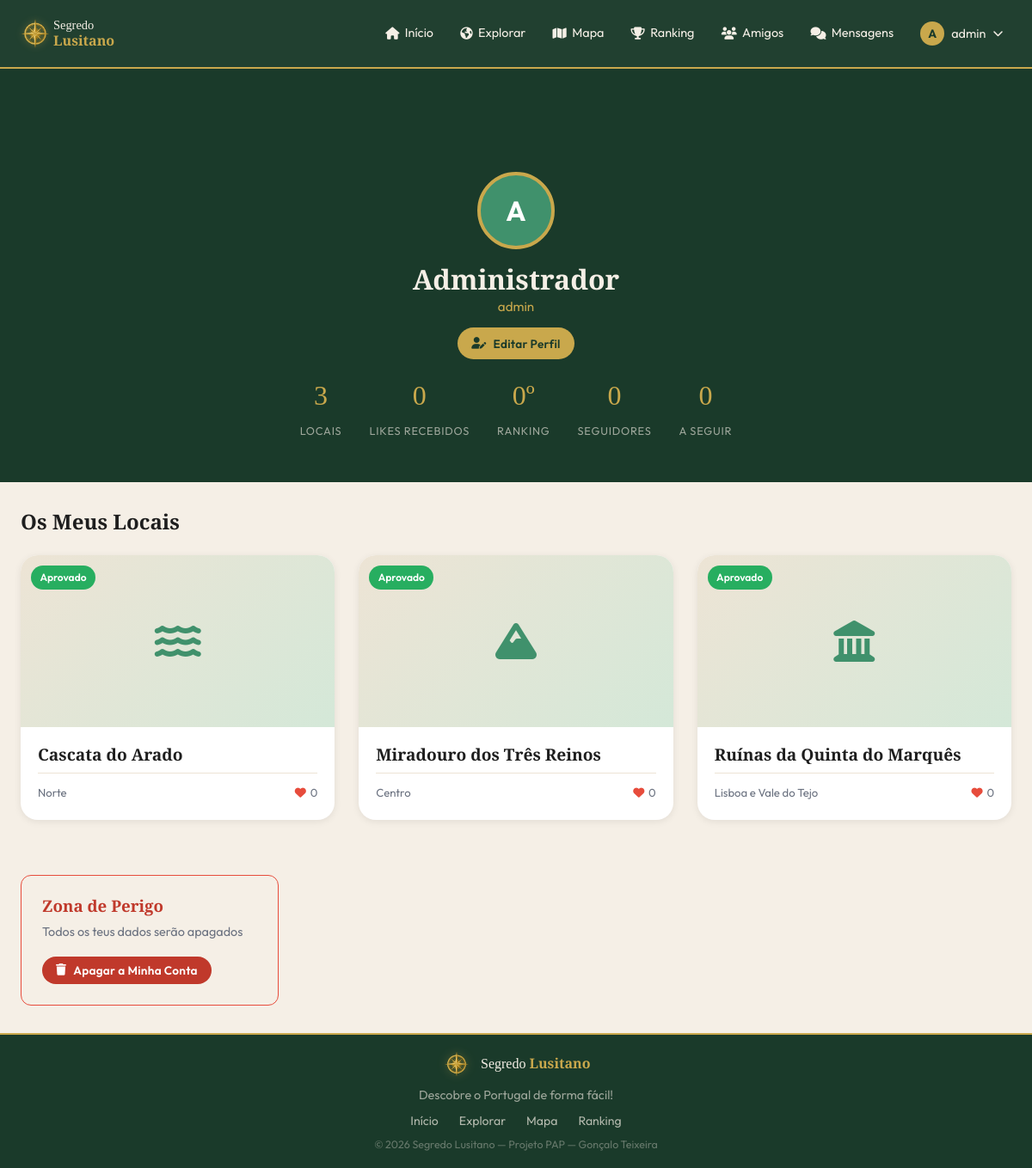
The app's page /pages/perfil.php (signed in) with its own data.
### tables this page shows
CREATE TABLE utilizadores (
    id INT AUTO_INCREMENT PRIMARY KEY,
    nome VARCHAR(100) NOT NULL,
    username VARCHAR(50) NOT NULL UNIQUE,
    email VARCHAR(150) NOT NULL UNIQUE,
    password VARCHAR(255) NOT NULL,
    avatar VARCHAR(255) DEFAULT NULL,
    bio TEXT DEFAULT NULL,
    pontos INT DEFAULT 0,
    role ENUM('user','admin', '[deleted]') DEFAULT 'user',
    ativo TINYINT(1) DEFAULT 1,
    verificado TINYINT(1) DEFAULT 0,
    privado TINYINT(1) DEFAULT 0,
    tipo_auth ENUM('email','google','github') DEFAULT 'email',
    criado_em DATETIME DEFAULT CURRENT_TIMESTAMP
);

CREATE TABLE locais (
    id INT AUTO_INCREMENT PRIMARY KEY,
    utilizador_id INT NOT NULL,
    categoria_id INT NOT NULL,
    regiao_id INT NOT NULL,
    nome VARCHAR(150) NOT NULL,
    descricao TEXT NOT NULL,
    latitude DECIMAL(10,7) NOT NULL,
    longitude DECIMAL(10,7) NOT NULL,
    dificuldade ENUM('facil','medio','dificil') DEFAULT 'medio',
    foto_capa VARCHAR(255) DEFAULT NULL,
    estado ENUM('pendente','aprovado','rejeitado') DEFAULT 'aprovado',
    bloqueado TINYINT(1) DEFAULT 0,
    vistas INT DEFAULT 0,
    criado_em DATETIME DEFAULT CURRENT_TIMESTAMP,
    FOREIGN KEY (utilizador_id) REFERENCES utilizadores(id) ON DELETE CASCADE,
    FOREIGN KEY (categoria_id)  REFERENCES categorias(id) ON DELETE RESTRICT,
    FOREIGN KEY (regiao_id)     REFERENCES regioes(id) ON DELETE RESTRICT
);

CREATE TABLE categorias (
    id INT AUTO_INCREMENT PRIMARY KEY,
    nome VARCHAR(80) NOT NULL,
    icone VARCHAR(50) DEFAULT 'fas fa-map-pin'
);

CREATE TABLE regioes (
    id INT AUTO_INCREMENT PRIMARY KEY,
    nome VARCHAR(80) NOT NULL
);

### includes/config.php (called while the page is built, shortened)
<?php
function db(): PDO {
    static $pdo = null;
    if ($pdo === null) {
        $dsn = 'mysql:host=' . DB_HOST . ';dbname=' . DB_NAME . ';charset=utf8mb4';
        $options = [
            PDO::ATTR_ERRMODE            => PDO::ERRMODE_EXCEPTION,
            PDO::ATTR_DEFAULT_FETCH_MODE => PDO::FETCH_ASSOC,
            PDO::ATTR_EMULATE_PREPARES   => false,
        ];
        $pdo = new PDO($dsn, DB_USER, DB_PASS, $options);
    }
    return $pdo;
}

### includes/auth.php (called while the page is built, shortened)
<?php
require_once __DIR__ . '/config.php';
function auth_user(): ?array {
    static $cache = null;
    if ($cache) return $cache;
    $st = db()->prepare('SELECT * FROM utilizadores WHERE id = ? AND ativo = 1');
    $st->execute([$_SESSION['user_id']]);
    $cache = $st->fetch() ?: null;
    return $cache;
}
function h(string $s): string {
    return htmlspecialchars($s, ENT_QUOTES, 'UTF-8');
}

### includes/functions.php (called while the page is built, shortened)
<?php
require_once __DIR__ . '/config.php';
require_once __DIR__ . '/auth.php';
function local_nome_publico(array $local): string {
    return ((int)($local['bloqueado'] ?? 0) === 1) ? '[removed]' : (string)$local['nome'];
}

### pages/perfil.php (the view, shortened to what this page needs)
<?php
require_once dirname(__DIR__) . '/includes/functions.php';
$user_auth = auth_user();
$id = (int)($_GET['id'] ?? ($user_auth['id'] ?? 0));
$st = db()->prepare('SELECT * FROM utilizadores WHERE id = ? AND ativo = 1');
$st->execute([$id]);
$perfil = $st->fetch();
$is_own = $user_auth && $user_auth['id'] == $id;
$st2 = db()->prepare(
    'SELECT l.*, c.nome AS categoria_nome, c.icone AS categoria_icone, r.nome AS regiao_nome,
            u.username, u.nome AS autor_nome,
            (SELECT COUNT(*) FROM likes WHERE local_id = l.id) AS total_likes,
            (SELECT COUNT(*) FROM comentarios WHERE local_id = l.id) AS total_comentarios
     FROM locais l
     JOIN categorias c ON c.id = l.categoria_id
     JOIN regioes r    ON r.id = l.regiao_id
     JOIN utilizadores u ON u.id = l.utilizador_id
     WHERE l.utilizador_id = ?' . (($user_auth && ($user_auth['id'] == $id || is_admin())) ? '' : ' AND l.estado = "aprovado"') . '
     ORDER BY l.criado_em DESC'
);
$st2->execute([$id]);
$locais_perfil = $st2->fetchAll();
$total_likes = 0;
foreach ($locais_perfil as $lp) $total_likes += $lp['total_likes'];
$st3 = db()->prepare('SELECT COUNT(*) FROM utilizadores WHERE id <= ? AND ativo = 1 AND role = "user"');
$st3->execute([$id]);
$rank_pos = (int)$st3->fetchColumn();
$st_seg = db()->prepare('SELECT COUNT(*) FROM seguidores WHERE seguido_id = ?');
$st_seg->execute([$id]);
$total_seguidores = (int)$st_seg->fetchColumn();
$st_seg2 = db()->prepare('SELECT COUNT(*) FROM seguidores WHERE seguidor_id = ?');
$st_seg2->execute([$id]);
$total_seguidos = (int)$st_seg2->fetchColumn();
$ja_segue = false;
include dirname(__DIR__) . '/includes/header.php';
?>
<div class="page-content">
<div class="perfil-hero">
  <div class="perfil-avatar">
    <?php if ($perfil['avatar']): ?>
      <img src="<?= SITE_URL ?>/uploads/locais/<?= h($perfil['avatar']) ?>" alt="">
    <?php else: ?>
      <?= mb_strtoupper(mb_substr($perfil['username'],0,1)) ?>
    <?php endif; ?>
  </div>
  <h1 class="perfil-nome"><?= h($perfil['nome']) ?></h1>
    <p class="perfil-username"><?= h($perfil['username']) ?><?php if ($perfil['role'] !== 'admin'): ?>&middot; Explorador nº <?= $rank_pos ?><?php endif; ?></p>
  <?php if ($user_auth && !$is_own): ?>
    <div style="margin-bottom:1rem;">
      <button id="btn-seguir"
              data-id="<?= $id ?>"
              data-seguindo="<?= $ja_segue ? '1' : '0' ?>"
              class="btn btn-sm <?= $ja_segue ? '' : 'btn-primary' ?>"
              style="<?= $ja_segue ? 'border:1.5px solid var(--creme-escuro);color:var(--texto-muted);' : '' ?>">
        <i class="fas <?= $ja_segue ? 'fa-user-check' : 'fa-user-plus' ?>"></i>
        <span><?= $ja_segue ? 'A Seguir' : 'Seguir' ?></span>
      </button>
    </div>
  <?php elseif ($is_own): ?>
    <div style="margin-bottom:1rem;">
      <a href="<?= SITE_URL ?>/pages/perfil_editar.php" class="btn btn-sm btn-primary">
        <i class="fas fa-user-edit"></i> Editar Perfil
      </a>
    </div>
  <?php endif; ?>
  <div class="perfil-stats">
    <div class="stat-item"><span class="stat-num"><?= count($locais_perfil) ?></span><span class="stat-label">Locais</span></div>
    <div class="stat-item"><span class="stat-num"><?= $total_likes ?></span><span class="stat-label">Likes Recebidos</span></div>
    <div class="stat-item"><span class="stat-num"><?= $rank_pos ?>º</span><span class="stat-label">Ranking</span></div>
    <div class="stat-item" style="cursor:pointer;" onclick="abrirModalSeg('seguidores')">
      <span class="stat-num" id="total-seguidores"><?= $total_seguidores ?></span>
      <span class="stat-label">Seguidores</span>
    </div>
    <div class="stat-item" style="cursor:pointer;" onclick="abrirModalSeg('seguidos')">
      <span class="stat-num"><?= $total_seguidos ?></span>
      <span class="stat-label">A seguir</span>
    </div>
  </div>
</div>
<section class="section">
  <div class="container">
    <h2 style="margin-bottom:1.5rem;">
      <?= $is_own ? 'Os Meus Locais' : 'Locais de ' . h($perfil['nome']) ?>
    </h2>
    <?php if ($locais_perfil): ?>
      <div class="cards-grid">
        <?php foreach ($locais_perfil as $local):
          if ($is_own || is_admin()): ?>
            <article class="card" style="<?= $local['estado'] !== 'aprovado' ? 'opacity:.75' : '' ?>">
              <a href="<?= SITE_URL ?>/pages/local.php?id=<?= $local['id'] ?>" class="card-img" style="display:block;">
                <?php if ($local['foto_capa']): ?>
                  <img src="<?= SITE_URL ?>/uploads/locais/<?= h($local['foto_capa']) ?>" alt="<?= h(local_nome_publico($local)) ?>">
                <?php else: ?>
                  <div class="card-img-placeholder"><i class="<?= h($local['categoria_icone']) ?>"></i></div>
                <?php endif; ?>
                <div class="card-badges">
                  <span class="badge badge-<?= $local['estado'] ?>"><?= ucfirst($local['estado']) ?></span>
                </div>
              </a>
              <div class="card-body">
                <h3 class="card-title"><a href="<?= SITE_URL ?>/pages/local.php?id=<?= $local['id'] ?>"><?= h(local_nome_publico($local)) ?></a></h3>
                <div class="card-meta">
                  <span style="font-size:.82rem;color:var(--texto-muted);"><?= h($local['regiao_nome']) ?></span>
                  <div class="card-meta-stats">
                    <span><i class="fas fa-heart"></i> <?= $local['total_likes'] ?></span>
                  </div>
                </div>
              </div>
            </article>
          <?php endif;
        endforeach; ?>
      </div>
    <?php endif; ?>
    <?php if ($is_own): ?>
    <div style="margin-top:4rem; padding:1.5rem; border:1.5px solid #e74c3c; border-radius:var(--radius); max-width:300px;">
      <h3 style="color:#c0392b; margin-bottom:.5rem;">Zona de Perigo</h3>
      <p style="font-size:.9rem; color:var(--texto-muted); margin-bottom:1rem;">Todos os teus dados serão apagados</p>
      <form method="POST" onsubmit="return confirm('Tens a certeza?');">
        <button type="submit" class="btn btn-danger btn-sm"><i class="fas fa-trash"></i> Apagar a Minha Conta</button>
      </form>
    </div>
    <?php endif; ?>
  </div>
</section>
</div>
<?php include dirname(__DIR__) . '/includes/footer.php'; ?>

### includes/header.php (shortened to what this page needs)
<?php
require_once dirname(__DIR__) . '/includes/auth.php';
$user = auth_user();
?>
<!DOCTYPE html>
<html lang="pt">
<head>
<link rel="stylesheet" href="https://cdnjs.cloudflare.com/ajax/libs/font-awesome/6.5.0/css/all.min.css">
<link rel="stylesheet" href="https://unpkg.com/leaflet@1.9.4/dist/leaflet.css">
<link rel="stylesheet" href="<?= SITE_URL ?>/assets/css/style.css">
<link rel="stylesheet" href="<?= SITE_URL ?>/assets/css/bootstrap.min.css">
</head>
<body>
<nav class="navbar" id="navbar">
  <div class="nav-inner">
    <a href="<?= SITE_URL ?>/index.php" class="nav-logo">
      <img src="<?= SITE_URL ?>/assets/images/logo_icon.png" alt="Segredo Lusitano" class="nav-logo-img" style="height:42px;width:42px;max-height:42px;max-width:42px;object-fit:contain;display:block;">
      <span style="font-family:'Playfair Display',serif;color:var(--creme);line-height:1.2;font-size:.9rem;">Segredo<br><strong style="color:var(--dourado);font-size:1rem;">Lusitano</strong></span>
    </a>
    <ul class="nav-links" id="nav-links">
      <li><a href="<?= SITE_URL ?>/index.php"><i class="fas fa-home"></i> Início</a></li>
      <li><a href="<?= SITE_URL ?>/pages/explorar.php"><i class="fa-solid fa-earth-americas"></i> Explorar</a></li>
      <li><a href="<?= SITE_URL ?>/pages/mapa.php"><i class="fas fa-map"></i> Mapa</a></li>
      <li><a href="<?= SITE_URL ?>/pages/ranking.php"><i class="fas fa-trophy"></i> Ranking</a></li>
      <?php if ($user): ?>
      <li><a href="<?= SITE_URL ?>/pages/feed.php"><i class="fas fa-users"></i> Amigos</a></li>
      <li>
        <a href="<?= SITE_URL ?>/pages/mensagens.php" style="position:relative;">
          <i class="fas fa-comments"></i> Mensagens
        </a>
      </li>
      <?php endif; ?>
      <?php if ($user): ?>
        <li class="nav-dropdown" id="nav-user-dropdown">
          <button class="nav-avatar-btn" id="dropdown-toggle" type="button" aria-expanded="false">
            <?php if ($user['avatar']): ?>
              <img src="<?= SITE_URL ?>/uploads/locais/<?= h($user['avatar']) ?>" alt="" class="nav-avatar">
            <?php else: ?>
              <span class="nav-avatar-placeholder"><?= mb_strtoupper(mb_substr($user['username'],0,1)) ?></span>
            <?php endif; ?>
            <?= h($user['username']) ?> <i class="fas fa-chevron-down" id="dropdown-chevron"></i>
          </button>
        </li>
      <?php else: ?>
        <li><a href="<?= SITE_URL ?>/pages/login.php" class="btn-nav-login">Entrar</a></li>
        <li><a href="<?= SITE_URL ?>/pages/registo.php" class="btn-nav-register">Registar</a></li>
      <?php endif; ?>
    </ul>
  </div>
</nav>

### records on screen
utilizadores: username "A", username "admin", nome "Administrador"
locais: estado "Aprovado", nome "Cascata do Arado", regiao.nome "Norte", total_likes "0"
locais: estado "Aprovado", nome "Miradouro dos Três Reinos", regiao.nome "Centro", total_likes "0"
locais: estado "Aprovado", nome "Ruínas da Quinta do Marquês", regiao.nome "Lisboa e Vale do Tejo", total_likes "0"

### other values on screen
count($locais_perfil) "3"
$total_likes "0"
$rank_pos "0"
$total_seguidores "0"
$total_seguidos "0"
